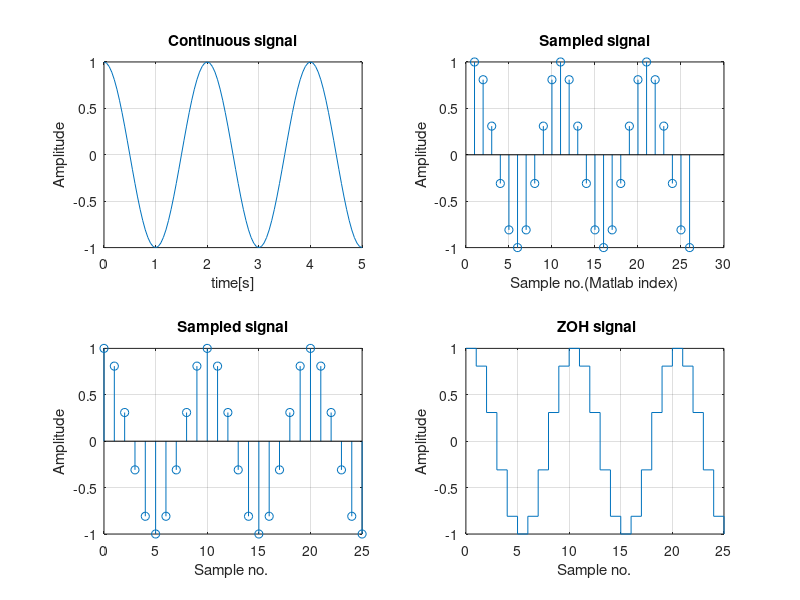

MATLAB code to generate this figure:
omega = pi; %real frequency[rad/s]=>f=0.5[Hz], T=2[s]
t = [0:1/20:5]; %time length of signal[s], stepped in small increments
s = cos (omega*t); %‘continuous’ signal
subplot(2,2,1)
plot (t,s);
xlabel('time[s]'); ylabel('Amplitude'); title('Continuous signal');
grid on;
Ts = 0.2; %sampling period[s/sample]=>sampling frequency fs=5[Hz],T/Ts=10
n=[0:20*Ts:length(s)]; %sampling positions
x = s(n+1); %
subplot(2,2,2)
stem (x); %use ‘stem’to plot individual samples
xlabel('Sample no.(Matlab index)'); ylabel('Amplitude');
title('Sampled signal');
grid on;
n_s =[0: length(x)-1]; %true sample number
subplot(2,2,3)
stem (n_s,x); %see note 2 ⧫
xlabel('Sample no. '); ylabel('Amplitude'); title('Sampled signal');
grid on;
subplot (2,2,4)
stairs (n_s,x);
xlabel('Sample no.'); ylabel('Amplitude'); title(' ZOH signal');
grid on;